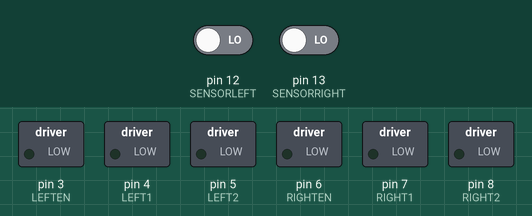
The sketch below on a simulated Arduino Uno, built with avr-gcc and run on an emulated ATmega328P. Shown: switched loads named in the sketch (green lamp = pin HIGH). The inputs (shaded band) are chosen by the test bench; at power-on: pin 12 (SENSORLEFT) LOW, pin 13 (SENSORRIGHT) LOW. What the sketch prints to the serial monitor is not drawn.

Above: at 1.2 s.
1.3 s: pin 12 (SENSORLEFT) driven HIGH
At 2.0 s:
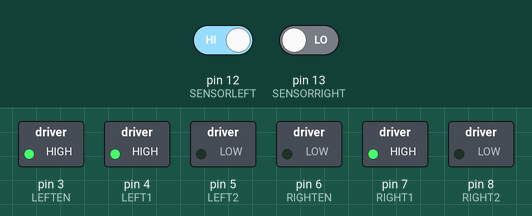
2.8 s: pin 13 (SENSORRIGHT) driven HIGH
At 3.2 s:
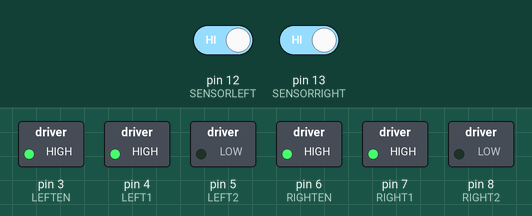
4.3 s: pin 12 (SENSORLEFT) driven LOW
At 5.5 s:
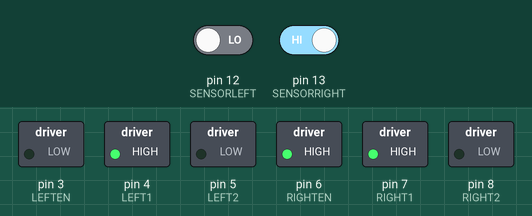
5.8 s: pin 13 (SENSORRIGHT) driven LOW
At 6.7 s:
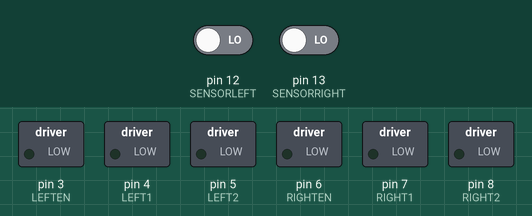
Timing chart, 0 to 8.3 s (numbered marks = the images above; inputs shaded):
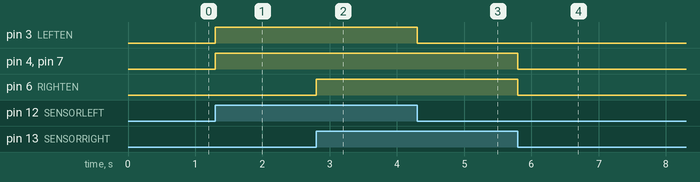

The sketch:

Motor_Test.ino
```cpp
const int LEFTEN = 3;
const int LEFT1 = 4;
const int LEFT2 = 5;

const int RIGHTEN = 6;
const int RIGHT1 = 7;
const int RIGHT2 = 8;
int SENSORLEFT = 12;
 int SENSORRIGHT = 13;


void setup() {
  // put your setup code here, to run once:
pinMode(LEFTEN,OUTPUT);
pinMode(LEFT1,OUTPUT);
pinMode(LEFT2,OUTPUT);
pinMode(RIGHTEN,OUTPUT);
pinMode(RIGHT1,OUTPUT);
pinMode(RIGHT2,OUTPUT);
pinMode(SENSORLEFT,INPUT);
pinMode(SENSORRIGHT,INPUT);
Serial.begin(115200);
}

void loop() {
  int SLV=digitalRead(SENSORLEFT);
  int SRV=digitalRead(SENSORRIGHT);
  Serial.println( SLV);Serial.println( SRV);

  if(SLV ==1 && SRV==1)
  {

    Serial.print("front");
    FRONT();
    }
    if(SLV ==0 && SRV==1)
  {
        Serial.print("left");
    LEFT();
    }
    if(SLV ==1 && SRV==0)
  {
        Serial.print("right");
    RIGHT();
    }
if(SLV ==0 && SRV==0)
  {
        Serial.print("stop");
    STOP();
    }

}

void FRONT() {
  // put your main code here, to run repeatedly:

digitalWrite(LEFTEN,HIGH);//EN HIGH
digitalWrite(LEFT1,HIGH);//LEFT1 HIGH
digitalWrite(LEFT2,LOW);//LEFT2 LOW
digitalWrite(RIGHTEN,HIGH);//EN HIGH
digitalWrite(RIGHT1,HIGH);//LEFT1 HIGH
digitalWrite(RIGHT2,LOW);//LEFT2 LOW
}

void LEFT() {
  // put your main code here, to run repeatedly:

digitalWrite(LEFTEN,LOW);//LEFT EN LOW
digitalWrite(LEFT1,HIGH);//LEFT1 HIGH
digitalWrite(LEFT2,LOW);//LEFT2 LOW
digitalWrite(RIGHTEN,HIGH);//EN HIGH
digitalWrite(RIGHT1,HIGH);//LEFT1 HIGH
digitalWrite(RIGHT2,LOW);//LEFT2 LOW
}


void RIGHT() {
  // put your main code here, to run repeatedly:

digitalWrite(LEFTEN,HIGH);//LEFT EN LOW
digitalWrite(LEFT1,HIGH);//LEFT1 HIGH
digitalWrite(LEFT2,LOW);//LEFT2 LOW
digitalWrite(RIGHTEN,LOW);//EN HIGH
digitalWrite(RIGHT1,HIGH);//LEFT1 HIGH
digitalWrite(RIGHT2,LOW);//LEFT2 LOW
}

void STOP() {
  digitalWrite(LEFTEN,LOW);//LEFT EN LOW
  digitalWrite(RIGHTEN,LOW);//LEFT EN LOW
  digitalWrite(LEFT1,LOW);//LEFT1 HIGH
digitalWrite(LEFT2,LOW);//LEFT2 LOW
digitalWrite(RIGHT1,LOW);//LEFT1 HIGH
digitalWrite(RIGHT2,LOW);//LEFT2 LOW


}
```

Measured:
- after the input at 1.3 s, pin 3 (LEFTEN), pin 4 (LEFT1), pin 7 (RIGHT1): LOW → HIGH at once
- after the input at 2.8 s, pin 6 (RIGHTEN): LOW → HIGH at once
- after the input at 4.3 s, pin 3 (LEFTEN): HIGH → LOW at once
- after the input at 5.8 s, pin 4 (LEFT1), pin 6 (RIGHTEN), pin 7 (RIGHT1): HIGH → LOW at once
